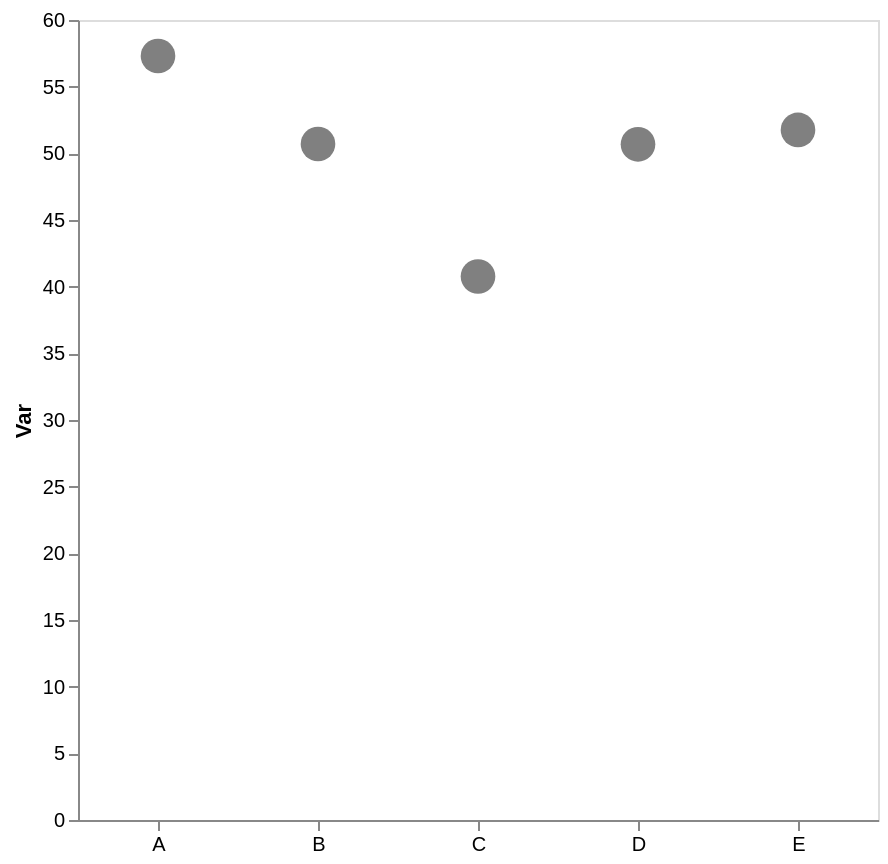

Vega-Lite specification for this chart:
### Vega-Lite specification from a JSON file in a GitHub repository (floating-point values rounded to 4 significant figures)
{"config": {"view": {"continuousWidth": 300, "continuousHeight": 300}, "axis": {"grid": false}, "bar": {"color": "gray"}}, "data": {"name": "data-6b5b3d2bbc73e64785f8a02e7427c4eb"}, "mark": {"type": "point", "color": "gray", "filled": true, "size": 300}, "encoding": {"x": {"axis": {"labelAngle": 0, "title": null}, "field": "cat", "type": "nominal"}, "y": {"aggregate": "mean", "axis": {"title": "Var"}, "field": "var1", "type": "quantitative"}}, "height": 400, "width": 400, "$schema": "https://vega.github.io/schema/vega-lite/v5.17.0.json", "datasets": {"data-6b5b3d2bbc73e64785f8a02e7427c4eb": [{"cat": "A", "var1": 54.79, "var2": 51.77}, {"cat": "C", "var1": 42.92, "var2": 50.01}, {"cat": "D", "var1": 46.91, "var2": 57.32}, {"cat": "D", "var1": 51.91, "var2": 45.79}, {"cat": "D", "var1": 46.26, "var2": 39.41}, {"cat": "D", "var1": 48.56, "var2": 51.29}, {"cat": "E", "var1": 51.76, "var2": 63.04}, {"cat": "B", "var1": 45.85, "var2": 45.3}, {"cat": "B", "var1": 55.56, "var2": 58.62}, {"cat": "C", "var1": 38.61, "var2": 46.85}, {"cat": "A", "var1": 59.81, "var2": 49.06}, {"cat": "D", "var1": 59.75, "var2": 40.98}]}}
